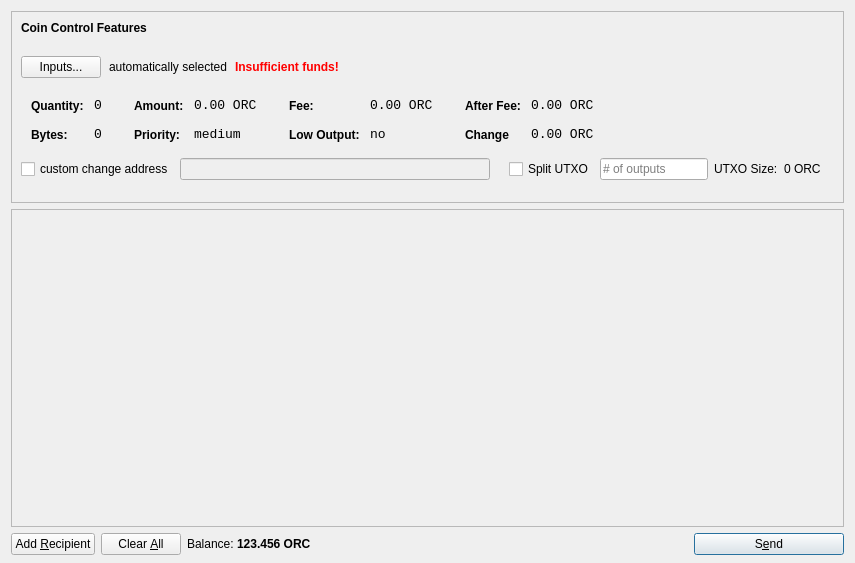
<?xml version="1.0" encoding="UTF-8"?>
<ui version="4.0">
 <class>SendCoinsDialog</class>
 <widget class="QDialog" name="SendCoinsDialog">
  <property name="geometry">
   <rect>
    <x>0</x>
    <y>0</y>
    <width>855</width>
    <height>563</height>
   </rect>
  </property>
  <property name="windowTitle">
   <string>Send Coins</string>
  </property>
  <layout class="QVBoxLayout" name="verticalLayout" stretch="0,1,0">
   <property name="bottomMargin">
    <number>8</number>
   </property>
   <item>
    <widget class="QFrame" name="frameCoinControl">
     <property name="sizePolicy">
      <sizepolicy hsizetype="Expanding" vsizetype="Expanding">
       <horstretch>0</horstretch>
       <verstretch>0</verstretch>
      </sizepolicy>
     </property>
     <property name="maximumSize">
      <size>
       <width>16777215</width>
       <height>16777215</height>
      </size>
     </property>
     <property name="frameShape">
      <enum>QFrame::StyledPanel</enum>
     </property>
     <property name="frameShadow">
      <enum>QFrame::Sunken</enum>
     </property>
     <layout class="QGridLayout" name="gridLayout">
      <item row="0" column="0">
       <layout class="QHBoxLayout" name="horizontalLayoutCoinControl1">
        <property name="bottomMargin">
         <number>15</number>
        </property>
        <item>
         <widget class="QLabel" name="labelCoinControlFeatures">
          <property name="sizePolicy">
           <sizepolicy hsizetype="Preferred" vsizetype="Maximum">
            <horstretch>0</horstretch>
            <verstretch>0</verstretch>
           </sizepolicy>
          </property>
          <property name="font">
           <font>
            <weight>75</weight>
            <bold>true</bold>
           </font>
          </property>
          <property name="styleSheet">
           <string notr="true">font-weight:bold;</string>
          </property>
          <property name="text">
           <string>Coin Control Features</string>
          </property>
         </widget>
        </item>
       </layout>
      </item>
      <item row="1" column="0">
       <layout class="QHBoxLayout" name="horizontalLayoutCoinControl2" stretch="0,0,0,0">
        <property name="spacing">
         <number>8</number>
        </property>
        <property name="bottomMargin">
         <number>10</number>
        </property>
        <item>
         <widget class="QPushButton" name="pushButtonCoinControl">
          <property name="styleSheet">
           <string notr="true"/>
          </property>
          <property name="text">
           <string>Inputs...</string>
          </property>
         </widget>
        </item>
        <item>
         <widget class="QLabel" name="labelCoinControlAutomaticallySelected">
          <property name="text">
           <string>automatically selected</string>
          </property>
          <property name="margin">
           <number>5</number>
          </property>
         </widget>
        </item>
        <item>
         <widget class="QLabel" name="labelCoinControlInsuffFunds">
          <property name="font">
           <font>
            <weight>75</weight>
            <bold>true</bold>
           </font>
          </property>
          <property name="styleSheet">
           <string notr="true">color:red;font-weight:bold;</string>
          </property>
          <property name="text">
           <string>Insufficient funds!</string>
          </property>
          <property name="margin">
           <number>5</number>
          </property>
         </widget>
        </item>
        <item>
         <spacer name="horizontalSpacerCoinControl">
          <property name="orientation">
           <enum>Qt::Horizontal</enum>
          </property>
          <property name="sizeHint" stdset="0">
           <size>
            <width>40</width>
            <height>1</height>
           </size>
          </property>
         </spacer>
        </item>
       </layout>
      </item>
      <item row="2" column="0">
       <widget class="QWidget" name="widgetCoinControl" native="true">
        <property name="sizePolicy">
         <sizepolicy hsizetype="Preferred" vsizetype="Preferred">
          <horstretch>0</horstretch>
          <verstretch>0</verstretch>
         </sizepolicy>
        </property>
        <property name="minimumSize">
         <size>
          <width>0</width>
          <height>0</height>
         </size>
        </property>
        <property name="styleSheet">
         <string notr="true"/>
        </property>
        <layout class="QHBoxLayout" name="horizontalLayoutCoinControl5">
         <property name="leftMargin">
          <number>0</number>
         </property>
         <property name="topMargin">
          <number>0</number>
         </property>
         <property name="rightMargin">
          <number>0</number>
         </property>
         <property name="bottomMargin">
          <number>0</number>
         </property>
         <item>
          <layout class="QHBoxLayout" name="horizontalLayoutCoinControl3" stretch="0,0,0,1">
           <property name="spacing">
            <number>20</number>
           </property>
           <property name="topMargin">
            <number>0</number>
           </property>
           <property name="bottomMargin">
            <number>10</number>
           </property>
           <item>
            <layout class="QFormLayout" name="formLayoutCoinControl1">
             <property name="horizontalSpacing">
              <number>10</number>
             </property>
             <property name="verticalSpacing">
              <number>14</number>
             </property>
             <property name="leftMargin">
              <number>10</number>
             </property>
             <property name="topMargin">
              <number>4</number>
             </property>
             <property name="rightMargin">
              <number>6</number>
             </property>
             <item row="0" column="0">
              <widget class="QLabel" name="labelCoinControlQuantityText">
               <property name="styleSheet">
                <string notr="true">font-weight:bold;</string>
               </property>
               <property name="text">
                <string>Quantity:</string>
               </property>
               <property name="margin">
                <number>0</number>
               </property>
              </widget>
             </item>
             <item row="0" column="1">
              <widget class="QLabel" name="labelCoinControlQuantity">
               <property name="font">
                <font>
                 <family>Monospace</family>
                 <pointsize>10</pointsize>
                </font>
               </property>
               <property name="cursor">
                <cursorShape>IBeamCursor</cursorShape>
               </property>
               <property name="contextMenuPolicy">
                <enum>Qt::ActionsContextMenu</enum>
               </property>
               <property name="text">
                <string>0</string>
               </property>
               <property name="margin">
                <number>0</number>
               </property>
               <property name="textInteractionFlags">
                <set>Qt::LinksAccessibleByMouse|Qt::TextSelectableByKeyboard|Qt::TextSelectableByMouse</set>
               </property>
              </widget>
             </item>
             <item row="1" column="0">
              <widget class="QLabel" name="labelCoinControlBytesText">
               <property name="styleSheet">
                <string notr="true">font-weight:bold;</string>
               </property>
               <property name="text">
                <string>Bytes:</string>
               </property>
              </widget>
             </item>
             <item row="1" column="1">
              <widget class="QLabel" name="labelCoinControlBytes">
               <property name="font">
                <font>
                 <family>Monospace</family>
                 <pointsize>10</pointsize>
                </font>
               </property>
               <property name="cursor">
                <cursorShape>IBeamCursor</cursorShape>
               </property>
               <property name="contextMenuPolicy">
                <enum>Qt::ActionsContextMenu</enum>
               </property>
               <property name="text">
                <string>0</string>
               </property>
               <property name="textInteractionFlags">
                <set>Qt::LinksAccessibleByMouse|Qt::TextSelectableByKeyboard|Qt::TextSelectableByMouse</set>
               </property>
              </widget>
             </item>
            </layout>
           </item>
           <item>
            <layout class="QFormLayout" name="formLayoutCoinControl2">
             <property name="horizontalSpacing">
              <number>10</number>
             </property>
             <property name="verticalSpacing">
              <number>14</number>
             </property>
             <property name="leftMargin">
              <number>6</number>
             </property>
             <property name="topMargin">
              <number>4</number>
             </property>
             <property name="rightMargin">
              <number>6</number>
             </property>
             <item row="0" column="0">
              <widget class="QLabel" name="labelCoinControlAmountText">
               <property name="styleSheet">
                <string notr="true">font-weight:bold;</string>
               </property>
               <property name="text">
                <string>Amount:</string>
               </property>
               <property name="margin">
                <number>0</number>
               </property>
              </widget>
             </item>
             <item row="0" column="1">
              <widget class="QLabel" name="labelCoinControlAmount">
               <property name="font">
                <font>
                 <family>Monospace</family>
                 <pointsize>10</pointsize>
                </font>
               </property>
               <property name="cursor">
                <cursorShape>IBeamCursor</cursorShape>
               </property>
               <property name="contextMenuPolicy">
                <enum>Qt::ActionsContextMenu</enum>
               </property>
               <property name="text">
                <string>0.00 ORC</string>
               </property>
               <property name="textInteractionFlags">
                <set>Qt::LinksAccessibleByMouse|Qt::TextSelectableByKeyboard|Qt::TextSelectableByMouse</set>
               </property>
              </widget>
             </item>
             <item row="1" column="0">
              <widget class="QLabel" name="labelCoinControlPriorityText">
               <property name="styleSheet">
                <string notr="true">font-weight:bold;</string>
               </property>
               <property name="text">
                <string>Priority:</string>
               </property>
              </widget>
             </item>
             <item row="1" column="1">
              <widget class="QLabel" name="labelCoinControlPriority">
               <property name="font">
                <font>
                 <family>Monospace</family>
                 <pointsize>10</pointsize>
                </font>
               </property>
               <property name="cursor">
                <cursorShape>IBeamCursor</cursorShape>
               </property>
               <property name="contextMenuPolicy">
                <enum>Qt::ActionsContextMenu</enum>
               </property>
               <property name="text">
                <string>medium</string>
               </property>
               <property name="textInteractionFlags">
                <set>Qt::LinksAccessibleByMouse|Qt::TextSelectableByKeyboard|Qt::TextSelectableByMouse</set>
               </property>
              </widget>
             </item>
            </layout>
           </item>
           <item>
            <layout class="QFormLayout" name="formLayoutCoinControl3">
             <property name="horizontalSpacing">
              <number>10</number>
             </property>
             <property name="verticalSpacing">
              <number>14</number>
             </property>
             <property name="leftMargin">
              <number>6</number>
             </property>
             <property name="topMargin">
              <number>4</number>
             </property>
             <property name="rightMargin">
              <number>6</number>
             </property>
             <item row="0" column="0">
              <widget class="QLabel" name="labelCoinControlFeeText">
               <property name="styleSheet">
                <string notr="true">font-weight:bold;</string>
               </property>
               <property name="text">
                <string>Fee:</string>
               </property>
               <property name="margin">
                <number>0</number>
               </property>
              </widget>
             </item>
             <item row="0" column="1">
              <widget class="QLabel" name="labelCoinControlFee">
               <property name="font">
                <font>
                 <family>Monospace</family>
                 <pointsize>10</pointsize>
                </font>
               </property>
               <property name="cursor">
                <cursorShape>IBeamCursor</cursorShape>
               </property>
               <property name="contextMenuPolicy">
                <enum>Qt::ActionsContextMenu</enum>
               </property>
               <property name="text">
                <string>0.00 ORC</string>
               </property>
               <property name="textInteractionFlags">
                <set>Qt::LinksAccessibleByMouse|Qt::TextSelectableByKeyboard|Qt::TextSelectableByMouse</set>
               </property>
              </widget>
             </item>
             <item row="1" column="0">
              <widget class="QLabel" name="labelCoinControlLowOutputText">
               <property name="styleSheet">
                <string notr="true">font-weight:bold;</string>
               </property>
               <property name="text">
                <string>Low Output:</string>
               </property>
              </widget>
             </item>
             <item row="1" column="1">
              <widget class="QLabel" name="labelCoinControlLowOutput">
               <property name="font">
                <font>
                 <family>Monospace</family>
                 <pointsize>10</pointsize>
                </font>
               </property>
               <property name="cursor">
                <cursorShape>IBeamCursor</cursorShape>
               </property>
               <property name="contextMenuPolicy">
                <enum>Qt::ActionsContextMenu</enum>
               </property>
               <property name="text">
                <string>no</string>
               </property>
               <property name="textInteractionFlags">
                <set>Qt::LinksAccessibleByMouse|Qt::TextSelectableByKeyboard|Qt::TextSelectableByMouse</set>
               </property>
              </widget>
             </item>
            </layout>
           </item>
           <item>
            <layout class="QFormLayout" name="formLayoutCoinControl4">
             <property name="horizontalSpacing">
              <number>10</number>
             </property>
             <property name="verticalSpacing">
              <number>14</number>
             </property>
             <property name="leftMargin">
              <number>6</number>
             </property>
             <property name="topMargin">
              <number>4</number>
             </property>
             <property name="rightMargin">
              <number>6</number>
             </property>
             <item row="0" column="0">
              <widget class="QLabel" name="labelCoinControlAfterFeeText">
               <property name="styleSheet">
                <string notr="true">font-weight:bold;</string>
               </property>
               <property name="text">
                <string>After Fee:</string>
               </property>
               <property name="margin">
                <number>0</number>
               </property>
              </widget>
             </item>
             <item row="0" column="1">
              <widget class="QLabel" name="labelCoinControlAfterFee">
               <property name="font">
                <font>
                 <family>Monospace</family>
                 <pointsize>10</pointsize>
                </font>
               </property>
               <property name="cursor">
                <cursorShape>IBeamCursor</cursorShape>
               </property>
               <property name="contextMenuPolicy">
                <enum>Qt::ActionsContextMenu</enum>
               </property>
               <property name="text">
                <string>0.00 ORC</string>
               </property>
               <property name="textInteractionFlags">
                <set>Qt::LinksAccessibleByMouse|Qt::TextSelectableByKeyboard|Qt::TextSelectableByMouse</set>
               </property>
              </widget>
             </item>
             <item row="1" column="0">
              <widget class="QLabel" name="labelCoinControlChangeText">
               <property name="styleSheet">
                <string notr="true">font-weight:bold;</string>
               </property>
               <property name="text">
                <string>Change</string>
               </property>
              </widget>
             </item>
             <item row="1" column="1">
              <widget class="QLabel" name="labelCoinControlChange">
               <property name="font">
                <font>
                 <family>Monospace</family>
                 <pointsize>10</pointsize>
                </font>
               </property>
               <property name="cursor">
                <cursorShape>IBeamCursor</cursorShape>
               </property>
               <property name="contextMenuPolicy">
                <enum>Qt::ActionsContextMenu</enum>
               </property>
               <property name="text">
                <string>0.00 ORC</string>
               </property>
               <property name="textInteractionFlags">
                <set>Qt::LinksAccessibleByMouse|Qt::TextSelectableByKeyboard|Qt::TextSelectableByMouse</set>
               </property>
              </widget>
             </item>
            </layout>
           </item>
          </layout>
         </item>
        </layout>
       </widget>
      </item>
      <item row="3" column="0">
       <layout class="QHBoxLayout" name="horizontalLayout_3">
        <item>
         <widget class="QCheckBox" name="checkBoxCoinControlChange">
          <property name="text">
           <string>custom change address</string>
          </property>
         </widget>
        </item>
        <item>
         <widget class="QLineEdit" name="lineEditCoinControlChange">
          <property name="enabled">
           <bool>false</bool>
          </property>
          <property name="sizePolicy">
           <sizepolicy hsizetype="Expanding" vsizetype="Fixed">
            <horstretch>0</horstretch>
            <verstretch>0</verstretch>
           </sizepolicy>
          </property>
         </widget>
        </item>
        <item>
         <widget class="QLabel" name="labelCoinControlChangeLabel">
          <property name="sizePolicy">
           <sizepolicy hsizetype="Preferred" vsizetype="Expanding">
            <horstretch>0</horstretch>
            <verstretch>0</verstretch>
           </sizepolicy>
          </property>
          <property name="minimumSize">
           <size>
            <width>0</width>
            <height>0</height>
           </size>
          </property>
          <property name="text">
           <string/>
          </property>
          <property name="margin">
           <number>3</number>
          </property>
         </widget>
        </item>
        <item>
         <widget class="QCheckBox" name="splitBlockCheckBox">
          <property name="text">
           <string>Split UTXO</string>
          </property>
         </widget>
        </item>
        <item>
         <widget class="QLineEdit" name="splitBlockLineEdit">
          <property name="sizePolicy">
           <sizepolicy hsizetype="Fixed" vsizetype="Fixed">
            <horstretch>50</horstretch>
            <verstretch>0</verstretch>
           </sizepolicy>
          </property>
          <property name="placeholderText">
           <string># of outputs</string>
          </property>
         </widget>
        </item>
        <item>
         <widget class="QLabel" name="labelBlockSizeText">
          <property name="text">
           <string>UTXO Size:</string>
          </property>
         </widget>
        </item>
        <item>
         <widget class="QLabel" name="labelBlockSize">
          <property name="text">
           <string>0 ORC</string>
          </property>
         </widget>
        </item>
        <item>
         <widget class="QLabel" name="labelCoinControlChangeLabel_2">
          <property name="sizePolicy">
           <sizepolicy hsizetype="Preferred" vsizetype="Expanding">
            <horstretch>0</horstretch>
            <verstretch>0</verstretch>
           </sizepolicy>
          </property>
          <property name="minimumSize">
           <size>
            <width>0</width>
            <height>0</height>
           </size>
          </property>
          <property name="text">
           <string/>
          </property>
          <property name="margin">
           <number>3</number>
          </property>
         </widget>
        </item>
       </layout>
      </item>
      <item row="4" column="0">
       <spacer name="verticalSpacerCoinControl">
        <property name="orientation">
         <enum>Qt::Vertical</enum>
        </property>
        <property name="sizeHint" stdset="0">
         <size>
          <width>800</width>
          <height>13</height>
         </size>
        </property>
       </spacer>
      </item>
     </layout>
    </widget>
   </item>
   <item>
    <widget class="QScrollArea" name="scrollArea">
     <property name="widgetResizable">
      <bool>true</bool>
     </property>
     <widget class="QWidget" name="scrollAreaWidgetContents">
      <property name="geometry">
       <rect>
        <x>0</x>
        <y>0</y>
        <width>835</width>
        <height>283</height>
       </rect>
      </property>
      <layout class="QVBoxLayout" name="verticalLayout_2">
       <property name="leftMargin">
        <number>0</number>
       </property>
       <property name="topMargin">
        <number>0</number>
       </property>
       <property name="rightMargin">
        <number>0</number>
       </property>
       <property name="bottomMargin">
        <number>0</number>
       </property>
       <item>
        <layout class="QVBoxLayout" name="entries">
         <property name="spacing">
          <number>6</number>
         </property>
        </layout>
       </item>
       <item>
        <spacer name="verticalSpacer">
         <property name="orientation">
          <enum>Qt::Vertical</enum>
         </property>
         <property name="sizeHint" stdset="0">
          <size>
           <width>20</width>
           <height>40</height>
          </size>
         </property>
        </spacer>
       </item>
      </layout>
     </widget>
    </widget>
   </item>
   <item>
    <layout class="QHBoxLayout" name="horizontalLayout">
     <item>
      <widget class="QPushButton" name="addButton">
       <property name="toolTip">
        <string>Send to multiple recipients at once</string>
       </property>
       <property name="text">
        <string>Add &amp;Recipient</string>
       </property>
       <property name="icon">
        <iconset resource="../bitcoin.qrc">
         <normaloff>:/icons/add</normaloff>:/icons/add</iconset>
       </property>
       <property name="autoDefault">
        <bool>false</bool>
       </property>
      </widget>
     </item>
     <item>
      <widget class="QPushButton" name="clearButton">
       <property name="sizePolicy">
        <sizepolicy hsizetype="Minimum" vsizetype="Fixed">
         <horstretch>0</horstretch>
         <verstretch>0</verstretch>
        </sizepolicy>
       </property>
       <property name="toolTip">
        <string>Remove all transaction fields</string>
       </property>
       <property name="text">
        <string>Clear &amp;All</string>
       </property>
       <property name="icon">
        <iconset resource="../bitcoin.qrc">
         <normaloff>:/icons/remove</normaloff>:/icons/remove</iconset>
       </property>
       <property name="autoRepeatDelay">
        <number>300</number>
       </property>
       <property name="autoDefault">
        <bool>false</bool>
       </property>
      </widget>
     </item>
     <item>
      <layout class="QHBoxLayout" name="horizontalLayout_2">
       <property name="spacing">
        <number>3</number>
       </property>
       <item>
        <widget class="QLabel" name="label">
         <property name="sizePolicy">
          <sizepolicy hsizetype="Preferred" vsizetype="Fixed">
           <horstretch>0</horstretch>
           <verstretch>0</verstretch>
          </sizepolicy>
         </property>
         <property name="text">
          <string>Balance:</string>
         </property>
        </widget>
       </item>
       <item>
        <widget class="QLabel" name="labelBalance">
         <property name="sizePolicy">
          <sizepolicy hsizetype="Preferred" vsizetype="Fixed">
           <horstretch>0</horstretch>
           <verstretch>0</verstretch>
          </sizepolicy>
         </property>
         <property name="font">
          <font>
           <weight>75</weight>
           <bold>true</bold>
          </font>
         </property>
         <property name="cursor">
          <cursorShape>IBeamCursor</cursorShape>
         </property>
         <property name="text">
          <string>123.456 ORC</string>
         </property>
         <property name="textInteractionFlags">
          <set>Qt::LinksAccessibleByMouse|Qt::TextSelectableByKeyboard|Qt::TextSelectableByMouse</set>
         </property>
        </widget>
       </item>
      </layout>
     </item>
     <item>
      <spacer name="horizontalSpacer">
       <property name="orientation">
        <enum>Qt::Horizontal</enum>
       </property>
       <property name="sizeHint" stdset="0">
        <size>
         <width>40</width>
         <height>20</height>
        </size>
       </property>
      </spacer>
     </item>
     <item>
      <widget class="QPushButton" name="sendButton">
       <property name="minimumSize">
        <size>
         <width>150</width>
         <height>0</height>
        </size>
       </property>
       <property name="toolTip">
        <string>Confirm the send action</string>
       </property>
       <property name="text">
        <string>S&amp;end</string>
       </property>
       <property name="icon">
        <iconset resource="../bitcoin.qrc">
         <normaloff>:/icons/send</normaloff>:/icons/send</iconset>
       </property>
       <property name="default">
        <bool>true</bool>
       </property>
      </widget>
     </item>
    </layout>
   </item>
  </layout>
 </widget>
 <resources>
  <include location="../bitcoin.qrc"/>
 </resources>
 <connections/>
</ui>
